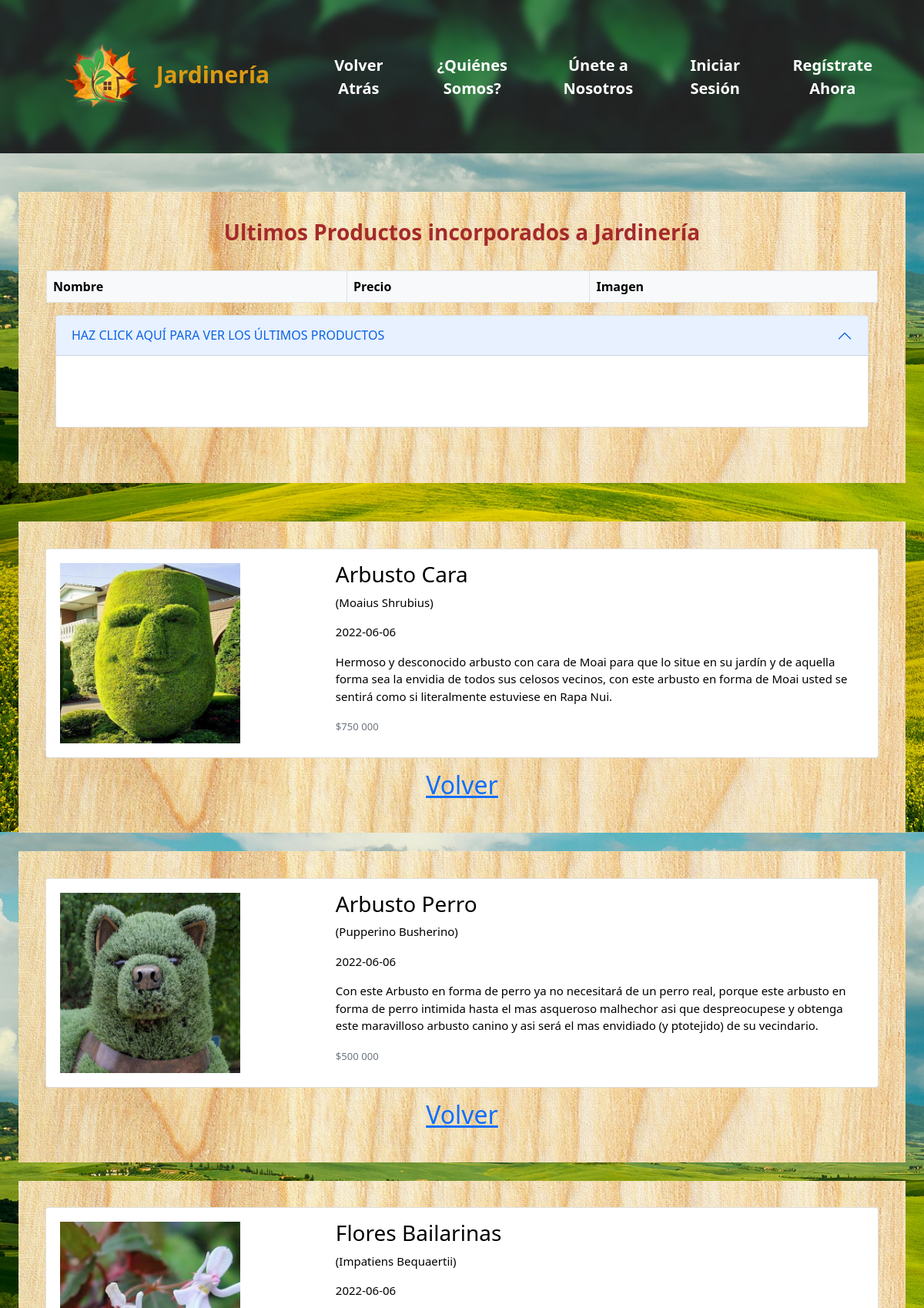
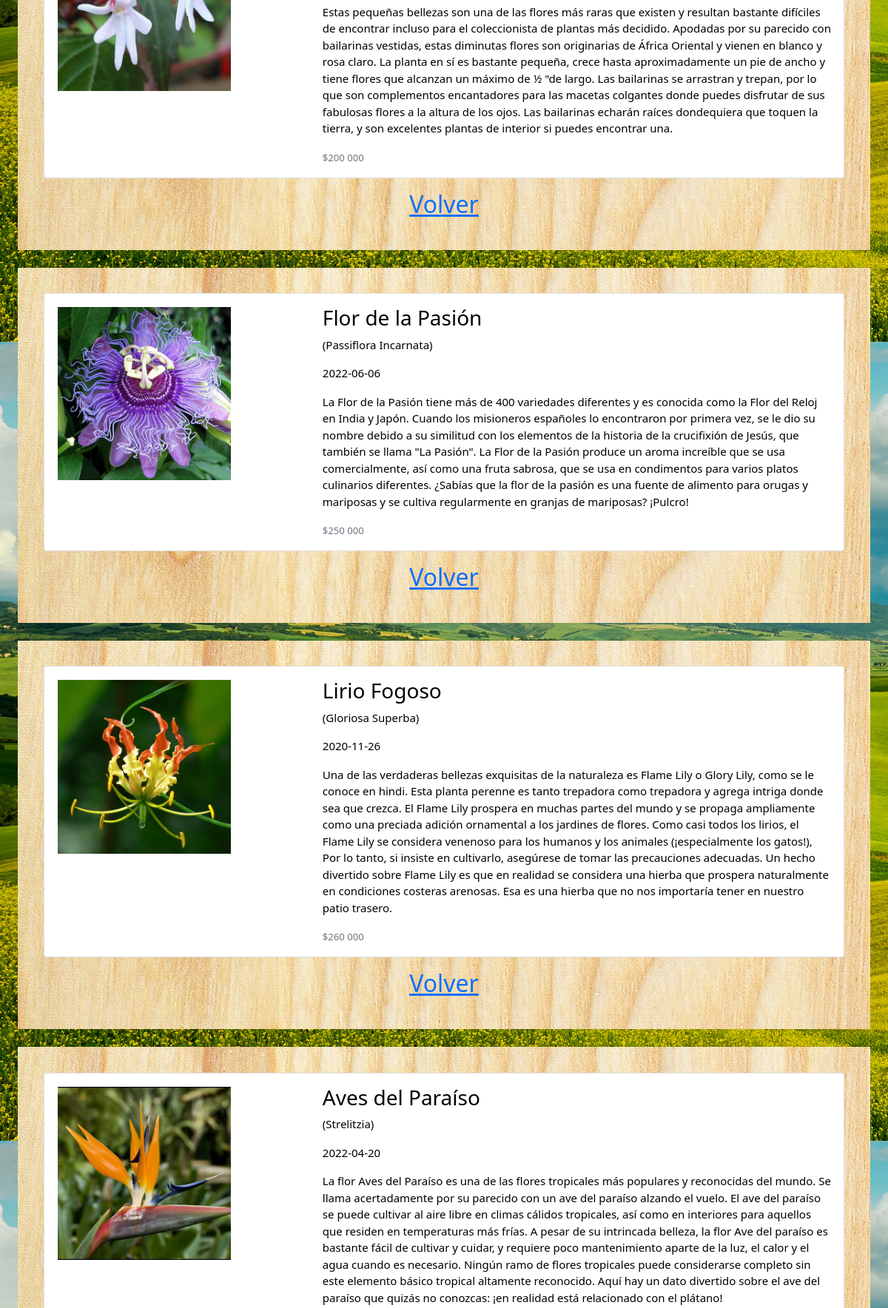
/productos/ (upper part), run on the app's committed database (2 pictures, top to bottom).
### app/models.py (models this page shows, shortened)
class Producto(models.Model): #PRODUCTO = NOMBRE, ESPECIE, DESCRIPCION, PRECIO, NOVEDAD, TIPO, FECHA DE ENTRADA A TIENDA
    nombre = models.CharField(max_length=50)
    especie = models.CharField(max_length=50)
    descripcion = models.TextField()
    precio = models.IntegerField()
    novedad = models.BooleanField()
    tipo = models.ForeignKey(Tipo, on_delete=models.PROTECT)
    fecha_entrada = models.DateField()
    imagen = models.ImageField(upload_to="productos", null=True)

### app/views.py (the view)
# urls.py: path('productos/', productos, name="productos"),
def productos(request):
    productos = Producto.objects.all()
    data = {
        'productos': productos
    }
    return render(request, 'app/productos.html', data)

### app/templates/app/productos.html (shortened to what this page needs)
<!DOCTYPE html>
<html lang="EN">
<head>
    {% load static %}
    <link rel="stylesheet" href="{% static 'app/P1Css/Css2.css' %}">
    <link href="https://cdn.jsdelivr.net/npm/bootstrap@5.1.3/dist/css/bootstrap.min.css" rel="stylesheet"
>
</head>
<body>
    <div id="wrapper">
        <nav class="navbar navbar-expand-lg navbar-light">
            <div class="container-fluid">
                <a class="navbar-brand" href="{% url 'home' %}">
                    <img src="{% static 'app/P1Img/Logo Icon.png' %}" alt="Icon" width="125" height="125"
                        class="d-inline-block">
                    Jardinería
                </a>
                <div class="collapse navbar-collapse" id="navbarNavDropdown">
                    <ul class="navbar-nav">
                        <li class="nav-item">
                            <a class="nav-link" href="{% url 'home' %}">Volver Atrás</a>
                        </li>
                        <li class="nav-item">
                            <a class="nav-link" href="{% url 'home' %}#nosotros">¿Quiénes Somos?</a>
                        </li>
                        <li class="nav-item">
                            <a class="nav-link" href="{% url 'formulario' %}">Únete a Nosotros</a>
                        </li>
                        {% if user.is_authenticated %}
                        <li class="nav-item">
                            <a class="nav-link" href="{% url 'logout' %}">Cerrar Sesión</a>
                        </li>
                        <li class="nav-item">
                            <a class="nav-link" href="#">@{{ user.username }}</a>
                        </li>
                        {% else %}
                        <li class="nav-item">
                            <a class="nav-link" href="{% url 'login' %}">Iniciar Sesión</a>
                        </li>
                        <li class="nav-item">
                            <a class="nav-link" href="{% url 'registro' %}">Regístrate Ahora</a>
                        </li>
                        {% endif %}
                    </ul>
                </div>
            </div>
        </nav>
    </div>
    <div id="api">
        <div class="container">
            <div class="row mb-12">
                <h3 style="font-weight: bolder; color: brown;">
                    <center>Ultimos Productos incorporados a Jardinería</center>
                </h3>
            </div>
            <br>
            <div class="row mb-12">
                <table class="table table-bordered" id="categorias">
                    <thead class="table-light">
                        <tr>
                            <th scope="col">Nombre</th>
                            <th scope="col">Precio</th>
                            <th scope="col">Imagen</th>
                        </tr>
                    </thead>
                </table>
            </div>
            <div class="accordion" id="accordionExample">
                <div class="accordion-item">
                    <h2 class="accordion-header" id="headingOne">
                        <button class="accordion-button" type="button" data-bs-toggle="collapse"
                            data-bs-target="#collapseOne" aria-expanded="true" aria-controls="collapseOne">
                            HAZ CLICK AQUÍ PARA VER LOS ÚLTIMOS PRODUCTOS
                        </button>
                    </h2>
                    <div id="collapseOne" class="accordion-collapse collapse show" aria-labelledby="headingOne"
                        data-bs-parent="#accordionExample">
                        <div class="accordion-body">
                            <div id="tabla">
                            </div>
                        </div>
                    </div>
                </div>
            </div>
        </div>
    </div>
    {% load humanize %}
    <div id="productos">
        {% for p in productos %}
        <div class="prodasd">
            <div class="row">
                <div class="col-md-12">
                    <div id="tierra1">
                        <div class="card mb-3" style="max-width: 100%;">
                            <div class="row g-0">
                                <div class="col-md-4">
                                    {% if p.imagen %}
                                    <img src="{{ p.imagen.url }}" class="img-fluid rounded-start"
                                        alt="Producto Destacado">
                                    {% endif %}
                                </div>
                                <div class="col-md-8">
                                    <div class="card-body">
                                        <h3 class="card-title">{{ p.nombre | capfirst }}</h3>
                                        <p class="card-text">{{ p.especie | title }}</p>
                                        <p class="card-text">{{ p.fecha_entrada | capfirst }}</p>
                                        <p class="card-text">{{ p.descripcion | capfirst }}</p>
                                        <p class="card-text"><small
                                                class="text-muted">${{ p.precio | intcomma }}</small></p>
                                    </div>
                                </div>
                            </div>
                        </div>
                        <a href="{% url 'home' %}">
                            <h2>Volver</h2>
                        </a>
                    </div>
                </div>
            </div>
        </div><br>
        {% endfor %}
    </div>
</body>
</html>

### app/static/app/P1Css/Css2.css (style rules this page uses)
#wrapper { background-color: rgb(65, 150, 65); width: 100%; height: auto; padding: 2%; margin-bottom: 50px; box-sizing: border-box; background-image: url('../P1Img/BG1.jpg'); background-attachment: scroll; }
#wrapper .navbar-brand { color: rgb(216, 154, 20); font-size: 30px; font-weight: bold; padding-left: 3%; padding-right: 3%; }
#wrapper nav ul li { text-align: center; justify-content: center; box-sizing: border-box; list-style: none; padding-left: 3%; padding-right: 3%; }
#wrapper nav ul li a { color: rgb(255, 255, 255); font-size: 20px; font-weight: bold; text-decoration: none; }
.navbar-brand img { width: 125px; height: 125px; }
h2 { text-align: center; text-decoration: none; }
p { font-size: 15px; }
#productos { margin-left: 2%; margin-right: 2%; }
#arbusto1, #arbusto2, #arbusto3, #arbusto4, #flor1, #flor2, #flor3, #flor4, #macetero1, #macetero2, #tierra1, #tierra2, #prodasd { background-color: rgb(255, 245, 230); color: black; opacity: 100%; padding: 3%; box-sizing: border-box; background-image: url('../P1Img/WP3.jpg'); background-attachment: scroll; }
#api { background-color: rgb(255, 245, 230); color: black; padding: 3%; padding-bottom: 6%; margin-bottom: 50px; margin-left: 2%; margin-right: 2%; box-sizing: border-box; background-image: url('../P1Img/WP3.jpg'); background-attachment: scroll; }
#tabla { background-color: rgb(255, 255, 255); padding: 3%; }
img { width: 75%; height: auto; padding: 5%; box-sizing: border-box; }
body { background-color: rgb(220, 255, 200); background-image: url('../P1Img/Jardin1.jpg'); background-attachment: fixed; font-family: sans-serif; }

### data on the page
Producto: imagen (picture), nombre "Arbusto Cara", especie "(Moaius Shrubius)", fecha_entrada "2022-06-06", descripcion "Hermoso y desconocido arbusto con cara de Moai para que lo situe en su jardín y de aquella forma sea la envidia de todos sus celosos vecinos, con este arbusto en forma de Moai usted se sentirá como si literalmente estuviese en Rapa Nui.", precio "750 000"
Producto: imagen (picture), nombre "Arbusto Perro", especie "(Pupperino Busherino)", fecha_entrada "2022-06-06", descripcion "Con este Arbusto en forma de perro ya no necesitará de un perro real, porque este arbusto en forma de perro intimida hasta el mas asqueroso malhechor asi que despreocupese y obtenga este maravilloso arbusto canino y asi será el mas envidiado (y ptotejido) de su vecindario.", precio "500 000"
Producto: imagen (picture), nombre "Flores Bailarinas", especie "(Impatiens Bequaertii)", fecha_entrada "2022-06-06", descripcion "Estas pequeñas bellezas son una de las flores más raras que existen y resultan bastante difíciles de encontrar incluso para el coleccionista de plantas más decidido. Apodadas por su parecido con bailarinas vestidas, estas diminutas flores son originarias de África Oriental y vienen en blanco y rosa claro. La planta en sí es bastante pequeña, crece hasta aproximadamente un pie de ancho y tiene flores que alcanzan un máximo de ½ \"de largo. Las bailarinas se arrastran y trepan, por lo que son complementos encantadores para las macetas colgantes donde puedes disfrutar de sus fabulosas flores a la altura de los ojos. Las bailarinas echarán raíces dondequiera que toquen la tierra, y son…", precio "200 000"
Producto: imagen (picture), nombre "Flor de la Pasión", especie "(Passiflora Incarnata)", fecha_entrada "2022-06-06", descripcion "La Flor de la Pasión tiene más de 400 variedades diferentes y es conocida como la Flor del Reloj en India y Japón. Cuando los misioneros españoles lo encontraron por primera vez, se le dio su nombre debido a su similitud con los elementos de la historia de la crucifixión de Jesús, que también se llama \"La Pasión\". La Flor de la Pasión produce un aroma increíble que se usa comercialmente, así como una fruta sabrosa, que se usa en condimentos para varios platos culinarios diferentes. ¿Sabías que la flor de la pasión es una fuente de alimento para orugas y mariposas y se cultiva regularmente en granjas de mariposas? ¡Pulcro!", precio "250 000"
Producto: imagen (picture), nombre "Lirio Fogoso", especie "(Gloriosa Superba)", fecha_entrada "2020-11-26", descripcion "Una de las verdaderas bellezas exquisitas de la naturaleza es Flame Lily o Glory Lily, como se le conoce en hindi. Esta planta perenne es tanto trepadora como trepadora y agrega intriga donde sea que crezca. El Flame Lily prospera en muchas partes del mundo y se propaga ampliamente como una preciada adición ornamental a los jardines de flores. Como casi todos los lirios, el Flame Lily se considera venenoso para los humanos y los animales (¡especialmente los gatos!), Por lo tanto, si insiste en cultivarlo, asegúrese de tomar las precauciones adecuadas. Un hecho divertido sobre Flame Lily es que en realidad se considera una hierba que prospera naturalmente en condiciones costeras arenosas.…", precio "260 000"
Producto: imagen (picture), nombre "Aves del Paraíso", especie "(Strelitzia)", fecha_entrada "2022-04-20", descripcion "La flor Aves del Paraíso es una de las flores tropicales más populares y reconocidas del mundo. Se llama acertadamente por su parecido con un ave del paraíso alzando el vuelo. El ave del paraíso se puede cultivar al aire libre en climas cálidos tropicales, así como en interiores para aquellos que residen en temperaturas más frías. A pesar de su intrincada belleza, la flor Ave del paraíso es bastante fácil de cultivar y cuidar, y requiere poco mantenimiento aparte de la luz, el calor y el agua cuando es necesario. Ningún ramo de flores tropicales puede considerarse completo sin este elemento básico tropical altamente reconocido. Aquí hay un dato divertido sobre el ave del paraíso que quizás…"
